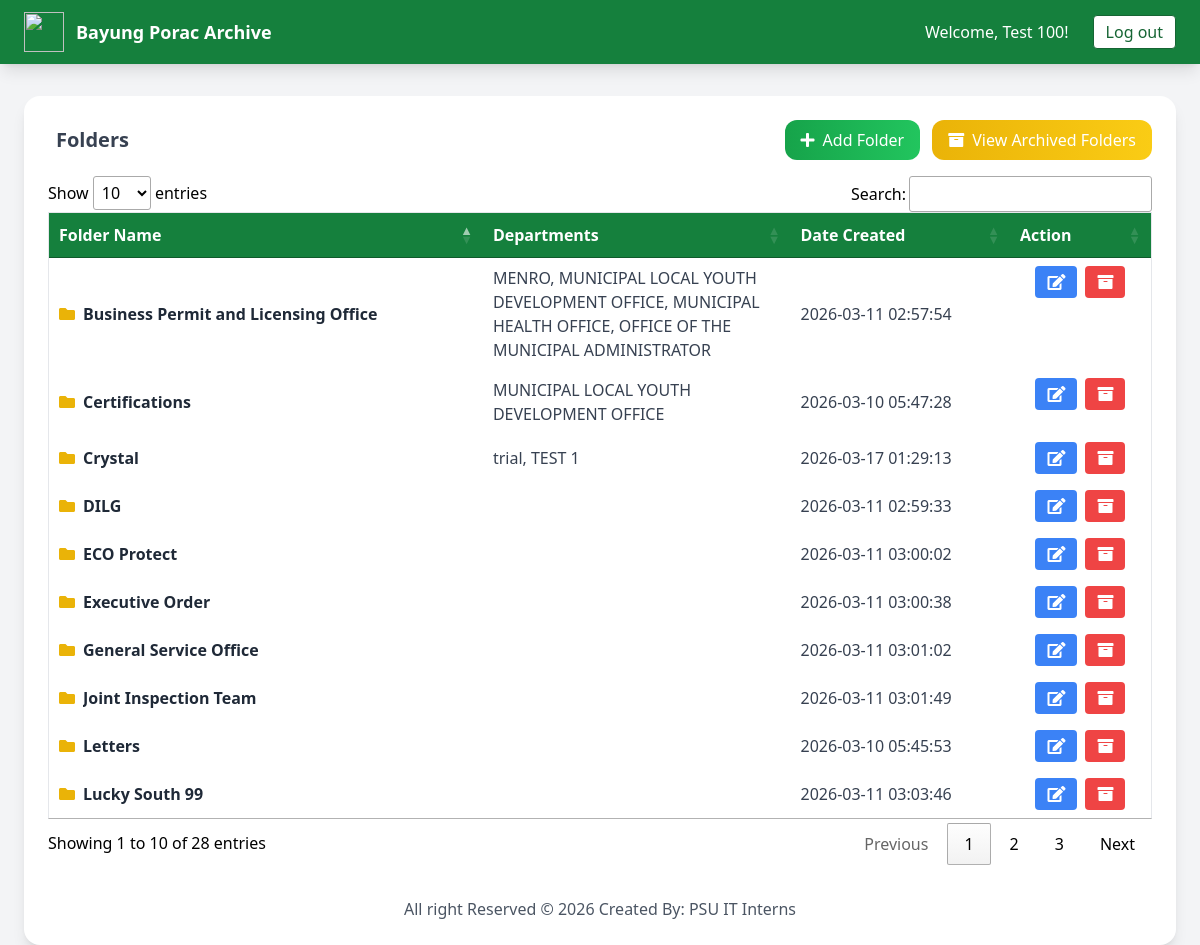
Page /Private_Dashboard/folder_management.php (signed in) on the committed database.
### tables this page shows
CREATE TABLE `folders` (
  `folder_id` int(11) NOT NULL,
  `folder_name` varchar(150) NOT NULL,
  `folder_status` enum('Active','Archived') DEFAULT 'Active',
  `created_at` timestamp NOT NULL DEFAULT current_timestamp()
);

### Private_Dashboard/folder_management.php (the view, shortened to what this page needs)
<!DOCTYPE html>
<html lang="en">
<?php
require_once("../include/connection.php");
$query = mysqli_query($conn,"
SELECT
f.folder_id,
f.folder_name,
f.created_at,
GROUP_CONCAT(d.department_name SEPARATOR ', ') as departments
FROM folders f
LEFT JOIN folder_departments fd ON f.folder_id = fd.folder_id
LEFT JOIN departments d ON fd.department_id = d.department_id
WHERE f.folder_status='Active'
GROUP BY f.folder_id
ORDER BY f.folder_name ASC
");
?>
<head>
<link href="https://cdn.datatables.net/1.10.25/css/jquery.dataTables.min.css" rel="stylesheet">
<link rel="stylesheet" href="https://cdnjs.cloudflare.com/ajax/libs/font-awesome/5.15.4/css/all.min.css" />
<script src="https://cdn.tailwindcss.com"></script>
</head>
<body class="bg-gray-100 font-sans">
<nav class="fixed top-0 w-full bg-green-700 shadow-lg z-50">
  <div class="flex flex-col sm:flex-row justify-between items-center
              h-auto sm:h-16 px-4 sm:px-6 py-2 sm:py-0 gap-2 sm:gap-0">
    <div class="flex items-center space-x-3">
      <img src="js/img/municipalLogo.png" class="w-8 h-8 sm:w-10 sm:h-10 object-contain">
      <h1 class="text-white font-semibold text-base sm:text-lg text-center sm:text-left">
        Bayung Porac Archive
      </h1>
    </div>
    <div class="flex flex-col sm:flex-row items-center
                gap-2 sm:space-x-4 text-white
                text-sm sm:text-base text-center sm:text-left">
      <span>
        Welcome, <?php echo ucwords(htmlentities($_SESSION['admin_name'])); ?>!
      </span>
      <a href="#" onclick="confirmLogout(this)"
         class="bg-white text-green-800 border border-green-800 px-3 py-1 rounded
                hover:bg-green-800 hover:text-white hover:border-white
                transition-colors duration-300">
        Log out
      </a>
    </div>
  </div>
</nav>
<div class="mt-24 px-4 sm:px-6 flex flex-col lg:flex-row gap-6">
  <div class="w-full lg:w-3/4 flex-1 lg:ml-0">
    <div class="bg-white rounded-2xl shadow-lg p-4 sm:p-6 h-full transition-all duration-300 hover:shadow-xl">
      <div class="flex flex-col sm:flex-row justify-between items-center gap-3 mb-4">
        <h2 class="text-lg sm:text-xl font-semibold text-gray-700 flex items-center gap-2 text-center sm:text-left">
          <i class=""></i> Folders
        </h2>
        <div class="flex flex-col sm:flex-row gap-2 sm:gap-3 w-full sm:w-auto">
          <button onclick="$('#modalAddFolder').removeClass('hidden');"
                  class="w-full sm:w-auto justify-center bg-gradient-to-r from-green-600 to-green-500 text-white px-4 py-2 rounded-xl hover:scale-105 hover:shadow-lg flex items-center gap-2 transition-all duration-300">
            <i class="fas fa-plus"></i> Add Folder
          </button>
          <button onclick="openArchivedFolders();"
                  class="w-full sm:w-auto justify-center bg-gradient-to-r from-yellow-500 to-yellow-400 text-white px-4 py-2 rounded-xl hover:scale-105 hover:shadow-lg transition-all duration-300 flex items-center gap-2">
            <i class="fas fa-archive"></i> View Archived Folders
          </button>
        </div>
      </div>
      <div class="w-full overflow-x-auto">
  <table id="dtable" class="min-w-full border border-gray-200 table-auto">
    <thead class="bg-green-700 text-white">
      <tr>
        <th class="px-4 py-2 text-left">Folder Name</th>
        <th class="px-4 py-2 text-left">Departments</th>
        <th class="px-4 py-2 text-left">Date Created</th>
        <th class="px-4 py-2 text-center">Action</th>
      </tr>
    </thead>
    <tbody class="text-gray-700">
      <?php while($row=mysqli_fetch_array($query)){ ?>
      <tr class="border-b hover:bg-gray-50">
        <td class="px-4 py-2">
          <a href="add_document.php?folder_id=<?php echo $row['folder_id']; ?>"
             class="flex items-center gap-2 text-gray-800 hover:text-green-700 truncate">
            <i class="fas fa-folder text-yellow-500"></i>
            <b class="truncate"><?php echo $row['folder_name']; ?></b>
          </a>
        </td>
        <td class="px-4 py-2 text-xs sm:text-sm md:text-base break-words max-w-[220px]">
          <?php echo $row['departments']; ?>
        </td>
        <td class="px-4 py-2"><?php echo $row['created_at']; ?></td>
        <td class="px-4 py-2 flex flex-col sm:flex-row items-center justify-center gap-2">
          <button onclick="$('#modalEditFolder<?php echo $row['folder_id']; ?>').removeClass('hidden');"
                  class="bg-blue-500 text-white px-3 py-1 rounded hover:bg-blue-600 w-full sm:w-auto">
            <i class="fas fa-edit"></i>
          </button>
          <a href="#" onclick="confirmArchive(<?php echo $row['folder_id']; ?>)"
             class="bg-red-500 text-white px-3 py-1 rounded hover:bg-red-600 w-full sm:w-auto text-center">
            <i class="fas fa-archive"></i>
          </a>
        </td>
      </tr>
      <?php } ?>
    </tbody>
  </table>
</div>
<footer class="mt-8 text-center text-gray-600">
  <p>All right Reserved &copy; <?php echo date('Y');?> Created By: PSU IT Interns</p>
</footer>
</body>
</html>

### rows in the picture
folders: folder_name "Business Permit and Licensing Office", departments "MENRO, MUNICIPAL LOCAL YOUTH DEVELOPMENT OFFICE, MUNICIPAL HEALTH OFFICE, OFFICE OF THE MUNICIPAL ADMINISTRATOR", created_at "2026-03-11 02:57:54"
folders: folder_name "Certifications", departments "MUNICIPAL LOCAL YOUTH DEVELOPMENT OFFICE", created_at "2026-03-10 05:47:28"
folders: folder_name "Crystal", departments "trial, TEST 1", created_at "2026-03-17 01:29:13"
folders: folder_name "DILG", created_at "2026-03-11 02:59:33"
folders: folder_name "ECO Protect", created_at "2026-03-11 03:00:02"
folders: folder_name "Executive Order", created_at "2026-03-11 03:00:38"
folders: folder_name "General Service Office", created_at "2026-03-11 03:01:02"
folders: folder_name "Joint Inspection Team", created_at "2026-03-11 03:01:49"
folders: folder_name "Letters", created_at "2026-03-10 05:45:53"
folders: folder_name "Lucky South 99", created_at "2026-03-11 03:03:46"

### other values in the picture
$_SESSION['admin_name'] "Test 100"
